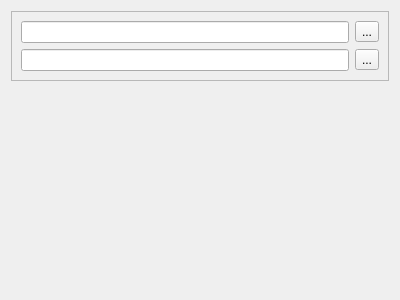
<?xml version="1.0" encoding="UTF-8"?>
<ui version="4.0">
 <class>Worker_fake</class>
 <widget class="QWidget" name="Worker_fake">
  <property name="geometry">
   <rect>
    <x>0</x>
    <y>0</y>
    <width>400</width>
    <height>300</height>
   </rect>
  </property>
  <property name="windowTitle">
   <string>Form</string>
  </property>
  <layout class="QVBoxLayout" name="verticalLayout">
   <item>
    <widget class="QFrame" name="frame_2">
     <property name="sizePolicy">
      <sizepolicy hsizetype="Preferred" vsizetype="Fixed">
       <horstretch>0</horstretch>
       <verstretch>0</verstretch>
      </sizepolicy>
     </property>
     <property name="frameShape">
      <enum>QFrame::StyledPanel</enum>
     </property>
     <property name="frameShadow">
      <enum>QFrame::Raised</enum>
     </property>
     <layout class="QHBoxLayout" name="horizontalLayout_2">
      <item>
       <layout class="QGridLayout" name="gridLayout">
        <item row="0" column="0">
         <widget class="QLineEdit" name="le_text"/>
        </item>
        <item row="0" column="1">
         <widget class="QToolButton" name="btn_send_text">
          <property name="text">
           <string>...</string>
          </property>
         </widget>
        </item>
        <item row="1" column="1">
         <widget class="QToolButton" name="btn_send_hex">
          <property name="text">
           <string>...</string>
          </property>
         </widget>
        </item>
        <item row="1" column="0">
         <widget class="QLineEdit" name="le_hex"/>
        </item>
       </layout>
      </item>
     </layout>
    </widget>
   </item>
   <item>
    <widget class="LogBox" name="log_widget" native="true"/>
   </item>
  </layout>
 </widget>
 <customwidgets>
  <customwidget>
   <class>LogBox</class>
   <extends>QWidget</extends>
   <header>logbox.hpp</header>
   <container>1</container>
  </customwidget>
 </customwidgets>
 <tabstops>
  <tabstop>le_text</tabstop>
  <tabstop>btn_send_text</tabstop>
  <tabstop>le_hex</tabstop>
  <tabstop>btn_send_hex</tabstop>
 </tabstops>
 <resources/>
 <connections/>
</ui>
